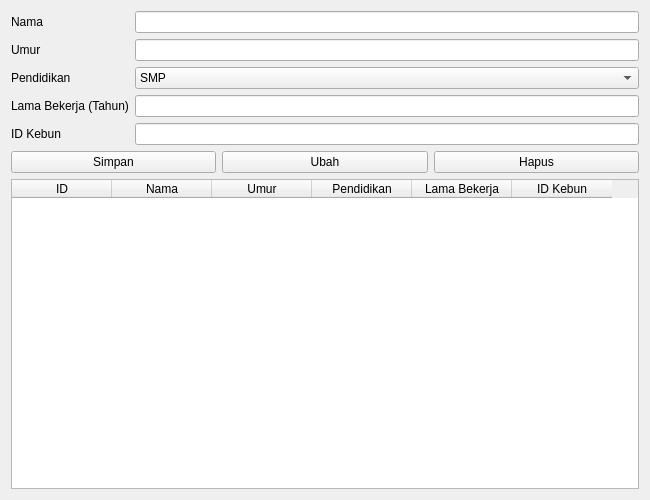
<?xml version="1.0" encoding="UTF-8"?>
<ui version="4.0">
 <class>FormTenagaKerja</class>
 <widget class="QWidget" name="FormTenagaKerja">
  <property name="geometry">
   <rect>
    <x>0</x>
    <y>0</y>
    <width>650</width>
    <height>500</height>
   </rect>
  </property>
  <property name="windowTitle">
   <string>Form Tenaga Kerja</string>
  </property>
  <layout class="QVBoxLayout" name="verticalLayout">
   <item>
    <layout class="QFormLayout" name="formLayout">
     <item row="0" column="0">
      <widget class="QLabel" name="labelNama">
       <property name="text">
        <string>Nama</string>
       </property>
      </widget>
     </item>
     <item row="0" column="1">
      <widget class="QLineEdit" name="editNama"/>
     </item>
     <item row="1" column="0">
      <widget class="QLabel" name="labelUmur">
       <property name="text">
        <string>Umur</string>
       </property>
      </widget>
     </item>
     <item row="1" column="1">
      <widget class="QLineEdit" name="editUmur"/>
     </item>
     <item row="2" column="0">
      <widget class="QLabel" name="labelPendidikan">
       <property name="text">
        <string>Pendidikan</string>
       </property>
      </widget>
     </item>
     <item row="2" column="1">
      <widget class="QComboBox" name="cmbPendidikan">
       <item>
        <property name="text">
         <string>SMP</string>
        </property>
       </item>
       <item>
        <property name="text">
         <string>SMA</string>
        </property>
       </item>
      </widget>
     </item>
     <item row="3" column="0">
      <widget class="QLabel" name="labelLama">
       <property name="text">
        <string>Lama Bekerja (Tahun)</string>
       </property>
      </widget>
     </item>
     <item row="3" column="1">
      <widget class="QLineEdit" name="editLamaBekerja"/>
     </item>
     <item row="4" column="0">
      <widget class="QLabel" name="labelIdKebun">
       <property name="text">
        <string>ID Kebun</string>
       </property>
      </widget>
     </item>
     <item row="4" column="1">
      <widget class="QLineEdit" name="editIdKebun"/>
     </item>
    </layout>
   </item>
   <item>
    <layout class="QHBoxLayout" name="buttonLayout">
     <item>
      <widget class="QPushButton" name="btnSimpan">
       <property name="text">
        <string>Simpan</string>
       </property>
      </widget>
     </item>
     <item>
      <widget class="QPushButton" name="btnUbah">
       <property name="text">
        <string>Ubah</string>
       </property>
      </widget>
     </item>
     <item>
      <widget class="QPushButton" name="btnHapus">
       <property name="text">
        <string>Hapus</string>
       </property>
      </widget>
     </item>
    </layout>
   </item>
   <item>
    <widget class="QTableWidget" name="tabelTenagaKerja">
     <property name="columnCount">
      <number>6</number>
     </property>
     <column>
      <property name="text">
       <string>ID</string>
      </property>
     </column>
     <column>
      <property name="text">
       <string>Nama</string>
      </property>
     </column>
     <column>
      <property name="text">
       <string>Umur</string>
      </property>
     </column>
     <column>
      <property name="text">
       <string>Pendidikan</string>
      </property>
     </column>
     <column>
      <property name="text">
       <string>Lama Bekerja</string>
      </property>
     </column>
     <column>
      <property name="text">
       <string>ID Kebun</string>
      </property>
     </column>
    </widget>
   </item>
  </layout>
 </widget>
 <resources/>
 <connections/>
</ui>
